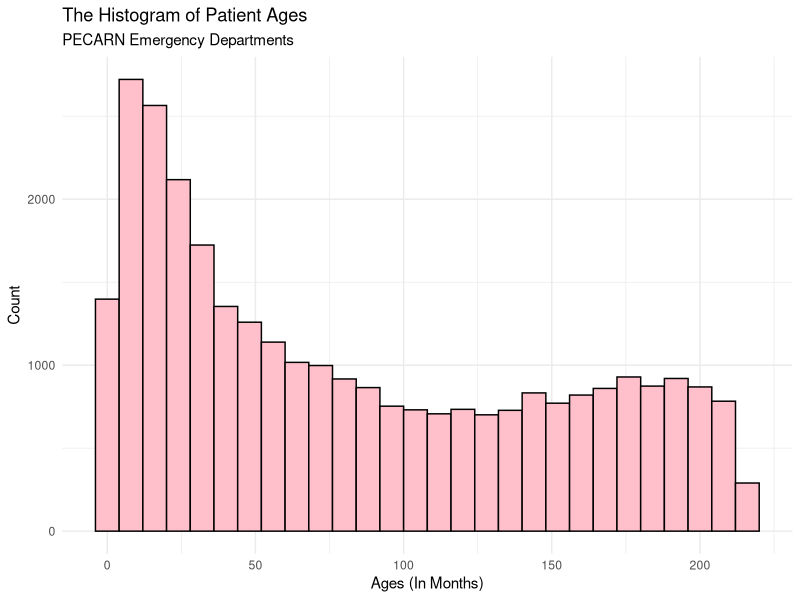
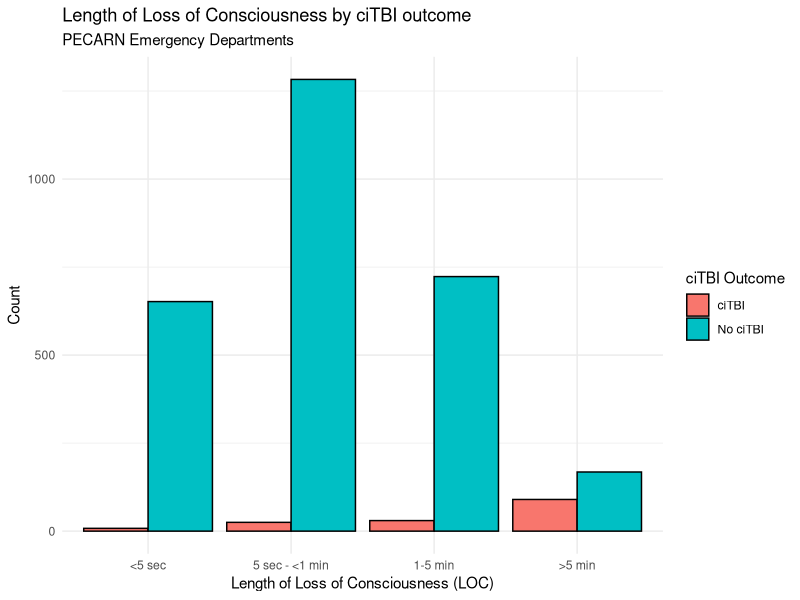
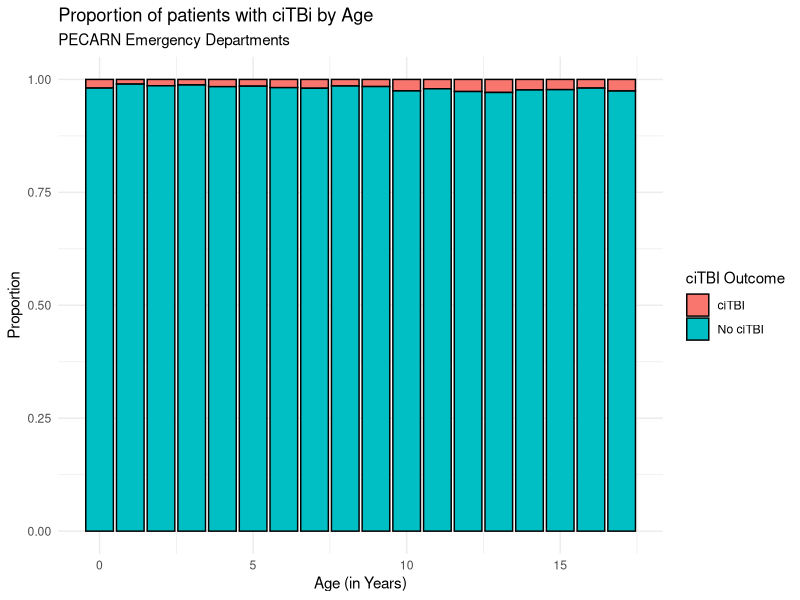
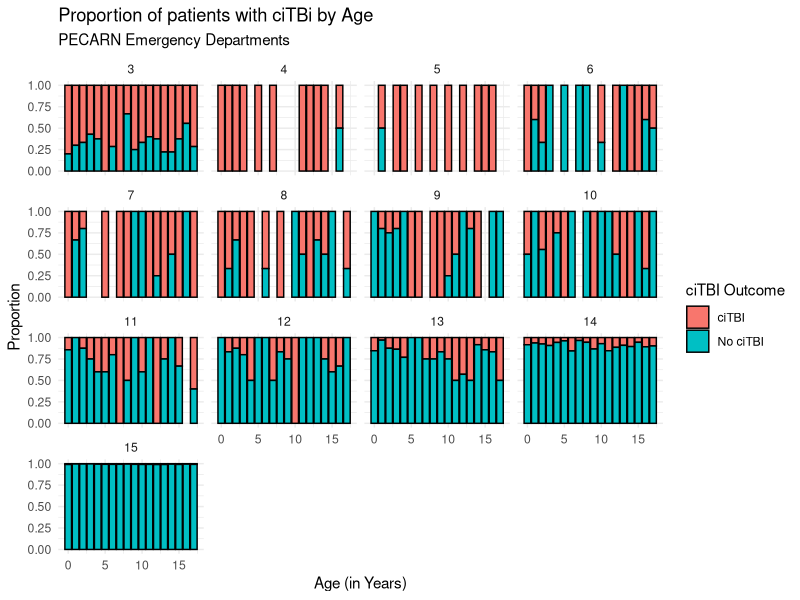
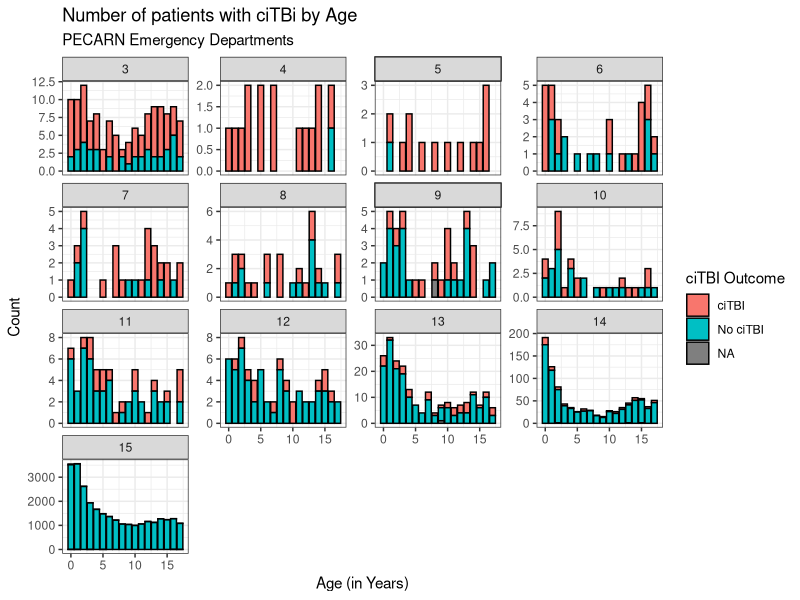

These charts were generated, in order, by the following R code:
## ---- chunk 1
# Load necessary libraries:
library(tidyverse)
## ---- chunk 2
# Load Data:
citbi <- read_csv("data/citbi.csv")
citbi
## ---- chunk 3
# Quickly explore data:
class(citbi) # "spec_tbl_df" "tbl_df"  "tbl"  "data.frame" 
typeof(citbi) # "list"

dim(citbi) # 30379 rows ~ 30379 patients and 26 columns
## ---- chunk 4
# Investigate NA values:

# Take a look at columns with '91' values:
na_91 <- citbi |>
    select(Amnesia_verb, HA_verb)

# Then, take a closer look at Amnesia_verb column:
na_91|>
    group_by(Amnesia_verb) |>
    summarize(count = n()) #'91' has 10352 values and 'NA' has 1581 values

# Next, take a closer look at HA_verb column:
na_91 |>
    group_by(HA_verb) |>
    summarize(count = n()) #'91' has 9802 values and 'NA' has 450 values

# Finally, I convert all '91' values to NA values with ifelse:
citbi <- citbi |>
    mutate(
        Amnesia_verb = ifelse(Amnesia_verb == 91, NA, Amnesia_verb),
        HA_verb = ifelse(HA_verb, NA, HA_verb)
    )
# If the value is '91', convert it to NA; otherwise, keep the original value in the original column.
## ---- chunk 5
# Same idea with columns that have '92' values: converted to NA.

na_92 <- citbi |>
    select(LocLen, SeizLen)

na_92 |>
    group_by(LocLen) |>
    summarize(count = n()) # 25586 '92' values & 1812 'NA' values

na_92 |>
    group_by(SeizLen) |>
    summarize(count = n()) # 29972 '92' values & 74 'NA' values

# Convert 92 values to NA values:
citbi <- citbi |>
    mutate(
        LocLen = ifelse(LocLen == 92, NA, LocLen),
        SeizLen = ifelse(SeizLen == 92, NA, SeizLen)
    )
## ---- chunk 6
# Validation Check: to make sure there are no 91, 92 values in citbi
sum(citbi %in% c(91, 92), na.rm = TRUE) #Expected result: 0

# Result: 0. OKAY!
## ---- chunk 7
# Rename variables for better clarity and interpretability

# View current name:
citbi_column_names <- colnames(citbi)
citbi_column_names

# Better name, I think: 
# patient_number = PatNum, amnesia = Amnesia_verb , loss_of_consciousness_len = LocLen, seizure = Seiz, seizure_len = SeizLen, act_normal = ActNorm, headache = HA_verb, altered_mental_status = AMS, skull_fracture = SFxPalp, fontanelle_bulging = FontBulg, hematoma = Hema, clavicle_trauma = Clav, neurological_deficit = NeuroD, other_significant_injuries = OSI, citbi_outcome = PosIntFinal

citbi <- citbi |>
    rename( #dplyr function
        patient_number = PatNum, 
        amnesia = Amnesia_verb , loss_of_consciousness_len = LocLen, 
        seizure = Seiz, 
        seizure_len = SeizLen, 
        act_normal = ActNorm, 
        headache = HA_verb,
        vomit = Vomit,
        dizzy = Dizzy,
        altered_mental_status = AMS, 
        skull_fracture = SFxPalp, 
        fontanelle_bulging = FontBulg, 
        hematoma = Hema, 
        clavicle_trauma = Clav, 
        neurological_deficit = NeuroD, other_significant_injuries = OSI,
        ct_form = CTForm1,
        age_in_month = AgeInMonth,
        gender = Gender,
        ct_done = CTDone,
        death_tbi = DeathTBI,
        citbi_outcome = PosIntFinal
    )
# All other variable names are kept the same, including 4 columns: GCSEye, GCSVerbal, GCSMotor, and GCSTotal.
## ---- chunk 8
# See new names:
colnames(citbi)
## ---- chunk 9
# Create a data frame that includes the data type of each column & na_count:

# to help me decide what to convert!
data.frame(
  type = sapply(citbi, class),
  na_count = sapply(citbi, function(x) sum(is.na(x)))
)

# 4 columns with na_count = 0: 'patient_number', 'GCSTotal', 'age_in_month', and 'ct_done' => Safe & clean: no conversion needed!
## ---- chunk 10
# Convert yes/no columns to logical vectors with TRUE/FALSE answers
citbi <- citbi |>
    mutate(
        amnesia = as.logical(amnesia),
        seizure = as.logical(seizure),
        act_normal = as.logical(act_normal),
        headache = as.logical(headache),
        vomit = as.logical(vomit),
        dizzy = as.logical(dizzy),
        altered_mental_status = as.logical(altered_mental_status),
        skull_fracture = as.factor(skull_fracture), # treat 2 values (= unclear exam) as NA values
        fontanelle_bulging = as.logical(fontanelle_bulging),
        hematoma = as.logical(hematoma),
        clavicle_trauma = as.logical(clavicle_trauma),
        neurological_deficit = as.logical(neurological_deficit),
        other_significant_injuries = as.logical(other_significant_injuries),
        ct_form = as.logical(ct_form),
        ct_done = as.logical(ct_done),
        death_tbi = as.logical(death_tbi),
        citbi_outcome = as.logical(citbi_outcome)
    )
## ---- chunk 11
# Convert NO yes/no columns (character vectors) to factors
# loss_of_consciousness_len, seizure_len, GCSEye, GCSVerbal, GCSMotor, and gender (6 columns total)

# Length of loss of consciousness
citbi <- citbi |>
    mutate(
    loss_of_consciousness_len = factor(loss_of_consciousness_len,
    levels = c(1,2,3,4),
    labels = c("<5 sec", "5 sec - <1 min", "1-5 min", ">5 min"))
    )

# Length of post-traumatic seizure
citbi <- citbi |>
    mutate(
        seizure_len = factor(seizure_len,
        levels = c(1,2,3,4),
        labels = c("< 1 min", "1 - <5 min", "5-15 min", ">15 min"))
    )

# GCS component: Eye
citbi <- citbi |>
    mutate(
        GCSEye = factor(GCSEye,
        levels = c(1,2,3,4),
        labels = c("None", "Pain", "Verbal", "Spontaneous"))
    )

# GCS component: Verbal
citbi <- citbi |>
    mutate(
        GCSVerbal = factor(GCSVerbal,
        levels = c(1,2,3,4,5),
        labels = c("None", "Incomprehensible sounds (moans)", "Inappropriate words (cries to pain)", "Confused (irritable/cries)", "Oriented (coos/babbles)"))
    )

# GCS component: Motor
citbi <- citbi |>
    mutate(
        GCSMotor = factor(GCSMotor,
        levels = c(1,2,3,4,5,6),
        labels = c("None", "Abnormal extension posturing", "Abnormal flexure posturing", "Withdraws to pain", "Localizes pain (withdraws to touch)", "Follow commands (spontaneous movement)"))
    )

# Gender
citbi <- citbi |>
    mutate(
        gender = factor(gender,
        levels = c(1,2),
        labels = c("Male", "Female"))
    )
## ---- chunk 12
missing_values <- citbi |>
    summarize(across(everything(),
    list(
        "n_missing" = ~sum(is.na(.)),
        "prop_missing" = ~mean(is.na(.))
    ),
    .names = "{.col}--{.fn}")   #Separate the column name with n_missing & prop_missing for clarity
    ) |>
    pivot_longer(               #Reshape from wide -> long
        cols = everything(),    #Select all columns
        names_to = c("variables", ".value"), #Split columns into "variables" (original variable name) and ".value" (creates new columns: n_missing, prop_missing)
        names_sep = "--"  #Match the separator above
    )
missing_values   # 28 rows & 3 columns
## ---- chunk 13
patient_age_histogram <- citbi |>
    ggplot(aes(x = age_in_month)) +
    geom_histogram(binwidth = 8, color = "black", fill = "pink") +
    labs(
        title = "The Histogram of Patient Ages",
        subtitle = "PECARN Emergency Departments",
        x = "Ages (In Months)",
        y = "Count") +
    theme_minimal()

patient_age_histogram
## ---- chunk 14
loclen_citbi <- citbi |>
    group_by(loss_of_consciousness_len, citbi_outcome) |> # 13 groups
    summarize(count = n()) |> # count
    ungroup()

loclen_citbi
## ---- chunk 15
LOC_by_ciTBI_bar <- citbi |>
    drop_na(loss_of_consciousness_len, citbi_outcome) |> # drop NA values
    mutate(citbi_outcome = ifelse(citbi_outcome, "ciTBI", "No ciTBI")) |>
    ggplot(aes(x = loss_of_consciousness_len, fill = citbi_outcome)) + 
    geom_bar(position = "dodge", color = "black") + #position = "dodge": no stack bars! (but side-by-side)
    labs(
        title = "Length of Loss of Consciousness by ciTBI outcome",
        subtitle = "PECARN Emergency Departments",
        x = "Length of Loss of Consciousness (LOC)",
        y = "Count",
        fill = "ciTBI Outcome"
    ) +
    theme_minimal()
LOC_by_ciTBI_bar
## ---- chunk 16
# Age in Years:
citbi <- citbi |>
    mutate(age_in_year = as.integer(age_in_month / 12))

citbi
## ---- chunk 17
ciTBI_by_age <- citbi |>
    drop_na(citbi_outcome) |>
    mutate(citbi_outcome = ifelse(citbi_outcome, "ciTBI", "No ciTBI")) |>
    ggplot(aes(x = age_in_year, fill = citbi_outcome)) +
    geom_bar(position = "fill", color = "black") + #position = "fill": normalizes each bar to 100% -> each bar shows proportion, not raw count (default)
    labs(
        title = "Proportion of patients with ciTBi by Age",
        subtitle = "PECARN Emergency Departments",
        x = "Age (in Years)",
        y = "Proportion",
        fill = "ciTBI Outcome"
    ) +
    theme_minimal()

ciTBI_by_age
## ---- chunk 18
ciTBI_by_age_facet <- citbi |>
    drop_na(citbi_outcome, GCSTotal) |>
    mutate(citbi_outcome = ifelse(citbi_outcome, "ciTBI", "No ciTBI")) |>
    ggplot(aes(x = age_in_year, fill = citbi_outcome)) +
    geom_bar(position = "fill", color = "black") +
    facet_wrap(~ GCSTotal) +
    labs(
        title = "Proportion of patients with ciTBi by Age",
        subtitle = "PECARN Emergency Departments",
        x = "Age (in Years)",
        y = "Proportion",
        fill = "ciTBI Outcome"
    ) +
    theme_minimal()

ciTBI_by_age_facet 
## ---- chunk 19
ciTBI_by_age_count <- citbi |>
    mutate(citbi_outcome = ifelse(citbi_outcome, "ciTBI", "No ciTBI")) |>
    ggplot(aes(x = age_in_year, fill = citbi_outcome)) +
    geom_bar(color = "black") +
    facet_wrap(~ GCSTotal, scales = "free_y") + #scales = "free_y": it lets each facet scale independently (for easier exploration)
    labs(
        title = "Number of patients with ciTBi by Age",
        subtitle = "PECARN Emergency Departments",
        x = "Age (in Years)",
        y = "Count",
        fill = "ciTBI Outcome"
    ) +
    theme_bw()

ciTBI_by_age_count
## ---- chunk 20
GCS_score_by_Age_ciTBI <- citbi |>
    drop_na(age_in_year, GCSTotal, citbi_outcome) |>
    mutate (citbi_outcome = ifelse(citbi_outcome, "ciTBI", "No ciTBI")) |>
    ggplot(aes(
        x = age_in_year, 
        y = GCSTotal, 
        color = citbi_outcome)) +
    geom_jitter(width = 0.2, height = 0.2, alpha = 0.4) + #or geom_point(position = "jitter", alpha = 0.4)
    labs(
        title = "GCS Score by Age",
        subtitle = "Colored by ciTBI Outcome",
        x = "Age (in Years)",
        y = "Total GCS",
        color = "ciTBI Outcome"
    ) +
    theme_minimal()
## ---- chunk 21
death_by_gender <- citbi |>
    drop_na(gender, death_tbi) |>
    group_by(gender, death_tbi) |> #grouped by 2 categorical variables
    summarise(
        count = n(), #count number of patients: 4 rows x 3 columns
        .groups = "drop" #ungroup
    ) |>
    group_by(gender) |>
    mutate(
        proportion = count / sum(count) #death rate within gender
    )
## ---- chunk 22
gender_related <- function(categorical_variable){
    citbi |>
    drop_na(gender, {{ categorical_variable }} ) |>
    group_by(gender, {{ categorical_variable }}) |>
    summarise(
        count = n(),
        .groups = "drop"
    ) |>
    group_by(gender) |>
    mutate(
        proportion = count / sum(count)
    )
}
## ---- chunk 23
#Check to see if my function right:
gender_related(neurological_deficit) #Now, it works as expected!
## ---- chunk 24
saveRDS(patient_age_histogram, "patient_age_histogram.rds")
saveRDS(LOC_by_ciTBI_bar, "LOC_by_ciTBI_bar.rds")
saveRDS(citbi, "citbi.rds")
saveRDS(ciTBI_by_age_facet, "ciTBI_by_age_facet.rds")
saveRDS(GCS_score_by_Age_ciTBI, "GCS_score_by_Age_ciTBI.rds")
